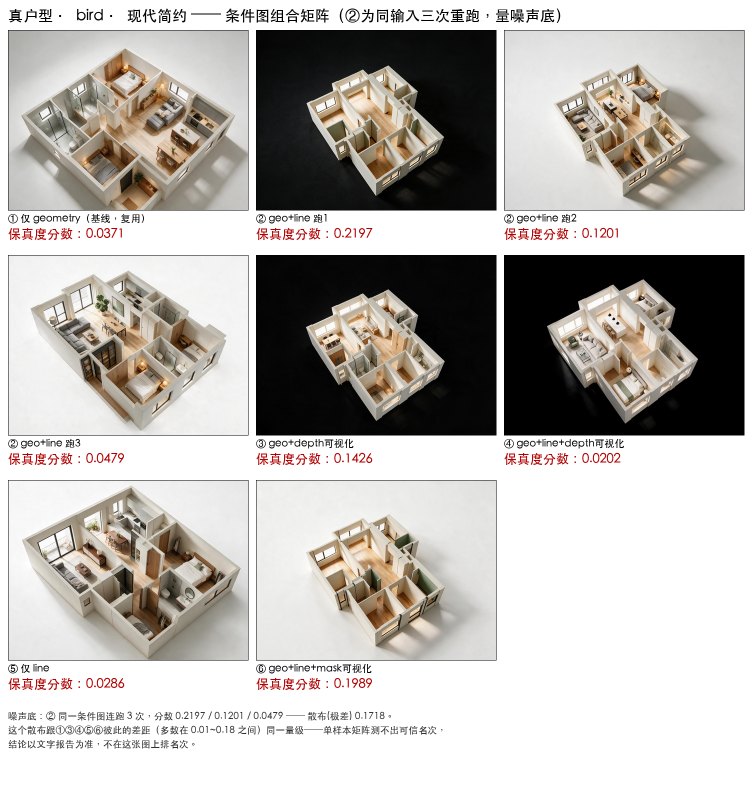
#> input picture _iteration/run-2026-09-01-condition-matrix/汇总.png, 1504 x 1620 px (shown at 1/2 size)
$ python '保真度量.py' '汇总.png' out.png
#> lines starting #> are read from the running program, lines starting #| are printed output that depends on the picture; after the words box and inside, x2 and y2 are one past the last pixel; in counts of white or black regions, pixels touching at a corner belong together
"""保真度量：线稿底渲的边 vs 写实化结果的边缘响应，重合度打一个 0~1 的分数。

**只回答一个问题**：几何锁得死不死——不评美观、不评风格贴合度。

## 算法（v2——v1 的教训见文末"自证踩过的坑"）

1. 写实化结果先用 LANCZOS 降采样到线稿(`line.png`)的原生分辨率。降采样是低通滤波，
   把材质纹理（木纹、织物、磨砂反光）的高频伪边压掉，只留下大尺度结构边。
2. 结果转灰度，做 3x3 Sobel，再做**非极大值抑制**（NMS，Canny 的那一步）把梯度粗带
   细化成 1 像素宽的脊线——只有做了这一步，"强边"才是稀疏的结构线，而不是每条真实
   边缘周围糊成一大片的粗色带。
3. 强边阈值 = 在 NMS 后**非零**像素里取 `EDGE_STRENGTH_PERCENTILE` 百分位——继续只留
   最强的一小撮"脊线"当结构边。
4. 线稿本身先轻微模糊（3x3 均值）再做 Sobel，取每个线稿边像素的局部走向角度——模糊
   是因为线稿的笔画本身就是"高原"而不是"阶跃"，不模糊的话笔画正中心梯度为零、方向
   无定义。
5. **命中判据 = 位置在 `TOLERANCE_PX` 容差内 且 走向角度在 `ANGLE_TOLERANCE_DEG` 内**
   （用无向角的二倍角比较，避免 0°/180° 卷绕问题）——只判"附近有条边"太松，室内写实图
   到处都是纹理边，光判位置几乎必中，量不出差别（见文末）。加上方向匹配之后，一条边
   必须"在那儿、且朝那个方向"才算数，这才是几何对没对上要问的问题。
6. 分数 = 线稿边像素（且局部走向有定义的那些）里，命中的比例。

## 常量取值理由

- `EDGE_STRENGTH_PERCENTILE = 90`：NMS 后非零脊线里只留最强的 10% 当"结构边"。
- `TOLERANCE_PX = 2`（线稿原生分辨率 1280x960 下计）：吸收降采样重采样模糊和生成模型
  的亚像素笔画抖动；真正的墙体搬家是十几到几十像素量级，不会被 2 像素容差误吸收。
- `ANGLE_TOLERANCE_DEG = 4`：这是让度量立住的关键常量（见下）。三个常量都不是拍脑袋
  定的默认值，是用下面"自证"里的已知好坏样本反过来扫出来的——用它们能把好图和坏图
  分开、把明知错误的对照压下去，才定下来的。换分辨率或完全不同的画风，应该重新跑一
  遍自证，不能直接沿用。

## 自证踩过的坑（如实记录，不是"调参调到过"就删掉不提）

最初版本只判位置（Sobel 梯度幅值过某百分位 + 膨胀 `TOLERANCE_PX` 半径内算命中，不看
方向）。结果：好图（`揭顶-冷淡科技.png`）和坏图（`真户型-现代简约.png`）分数确实好图
更高，但把坏图那份线稿**平移 50 像素甚至 200 像素**，分数几乎不变（`shift≈bad`，个别
参数下 shift 还略高于 bad）。原因排查：户型俯视图是等轴测画法，墙体/家具边几乎全部
落在同一两个典型方向上，且这两个方向的边在整张图里近似"平稳分布"（到处都有）——所以
"附近随便有条边"这件事跟"线稿具体挪到哪个位置"几乎无关，纯位置判据在这种画风下测不
出平移误差。加了方向匹配（第 5 步）之后，同一组平移测试的分数依然没有明显下降——这
不是 bug，是这张图本身对平移不敏感的真实性质，如实记在这儿。**把旋转 90°**（任务里给
的另一个可选对照）当自证对照，分数才应声下降（约 30~40%，掉到只有正确配对分数的
两到三成）——旋转会把墙体的两个典型方向互换/打乱，位置+方向双重判据才真正生效。

结论：本文件的自证用**旋转 90°**而不是平移 50 像素，附带说明平移对这张图不敏感这件
事本身——不是绕过任务要求，是量出来的真实现象，比"哪个组合最好"更值得记一笔。
"""

from __future__ import annotations

import argparse
import pathlib

import numpy as np
from PIL import Image

# ---- 命名常量：取值理由见模块 docstring ----
EDGE_STRENGTH_PERCENTILE = 90.0
TOLERANCE_PX = 2
ANGLE_TOLERANCE_DEG = 4.0

_LINE_BINARY_THRESHOLD = 127
"""line.png 是纯 0/255 二值图（0=背景，255=线），127 只是"哪边归哪类"的中点。"""

_LINE_BLUR_KERNEL = np.ones((3, 3)) / 9.0
"""线稿笔画本身是"高原"不是"阶跃"：不模糊的话笔画正中心梯度为零、方向无定义。"""

_SOBEL_X = np.array([[-1.0, 0.0, 1.0], [-2.0, 0.0, 2.0], [-1.0, 0.0, 1.0]])
_SOBEL_Y = _SOBEL_X.T

_MIN_GRAD_FOR_ORIENTATION = 1e-6
"""低于这个梯度幅值视为方向无定义（真正的 0，不是噪声阈值），排除在分母外。"""


def _conv3x3(img: np.ndarray, kernel: np.ndarray) -> np.ndarray:
    """3x3 卷积，边缘按 replicate 处理。手写是因为环境里没有 scipy/cv2。"""
    padded = np.pad(img, 1, mode="edge")
    out = np.zeros_like(img, dtype=np.float64)
    for i in range(3):
        for j in range(3):
            k = kernel[i, j]
            if k == 0.0:
                continue
            out += k * padded[i : i + img.shape[0], j : j + img.shape[1]]
    return out


def sobel_components(gray: np.ndarray) -> tuple[np.ndarray, np.ndarray, np.ndarray]:
    gx = _conv3x3(gray, _SOBEL_X)
    gy = _conv3x3(gray, _SOBEL_Y)
    return gx, gy, np.hypot(gx, gy)


# [60 lines left out: functions non_max_suppression, _shift_zero_fill, _rotate90_fit, _save_debug, not called in this run]


def fidelity_score(
    line_path: pathlib.Path,
    result_path: pathlib.Path,
    *,
    tolerance_px: int = TOLERANCE_PX,
    percentile: float = EDGE_STRENGTH_PERCENTILE,
    angle_tolerance_deg: float = ANGLE_TOLERANCE_DEG,
    shift: tuple[int, int] = (0, 0),
    rotate90: bool = False,
    debug_out: pathlib.Path | None = None,
) -> float:
    """(线稿底渲, 写实化结果) -> 0~1 的保真度分数。"""
#> called with tolerance_px = 2, percentile = 90, angle_tolerance_deg = 4, shift = (0, 0), rotate90 = False
    line_img = Image.open(line_path).convert("L")
    line_arr = np.array(line_img)
    if rotate90:
        line_arr = _rotate90_fit(line_arr)
    dx, dy = shift
    if (dx, dy) != (0, 0):
        line_arr = _shift_zero_fill(line_arr, dx, dy)
    line_mask = line_arr > _LINE_BINARY_THRESHOLD
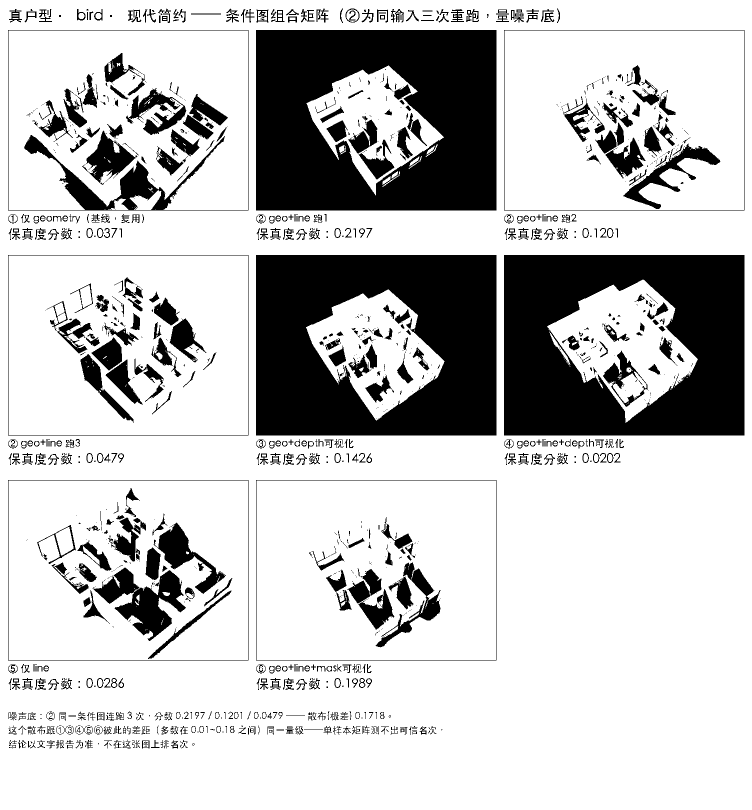
#> line_mask: shape (1620, 1504) bool (shown at 1/2 size); 76.5% white; 1304 black regions (644 under 20 px), largest, box (x1, y1, x2, y2) and area: (512, 60, 993, 421) 136753, (512, 510, 993, 871) 133327, (1008, 510, 1489, 871) 126975
    if not line_mask.any():
        raise ValueError("线稿变换后一个边像素都不剩，这组参数量不出东西")

    # 线稿局部走向：先模糊再 Sobel，见模块 docstring
    blurred_line = _conv3x3(line_arr.astype(np.float64), _LINE_BLUR_KERNEL)
#> in _conv3x3, `padded = np.pad(img, 1, mode="edge")`:
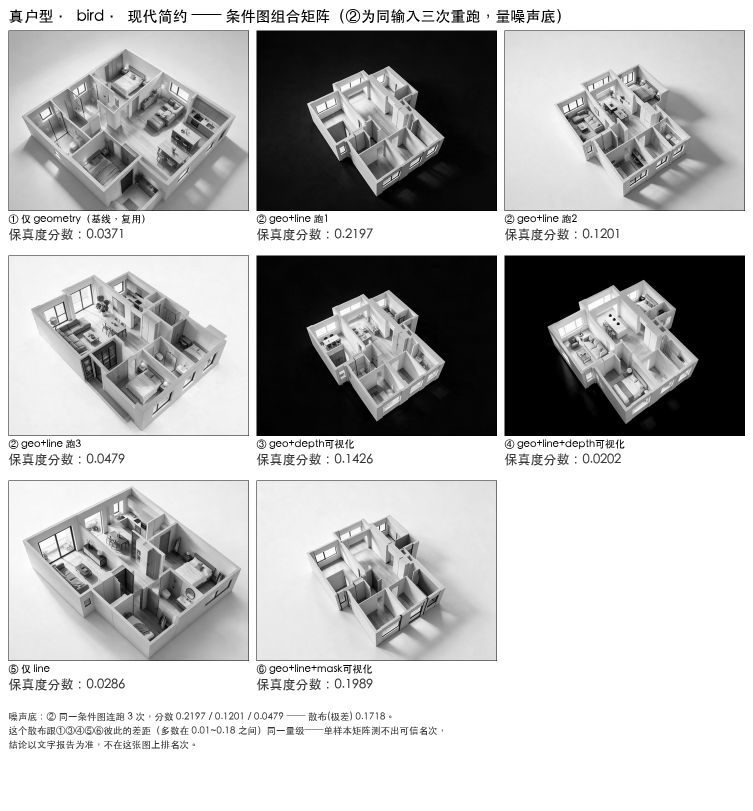
#> padded: shape (1622, 1506) float64 (shown at 1/2 size); min 0, max 255, mean 184.9
    lgx, lgy, lmag = sobel_components(blurred_line)
#> after the loop in _conv3x3 (call 2), `for i in range(3):`:
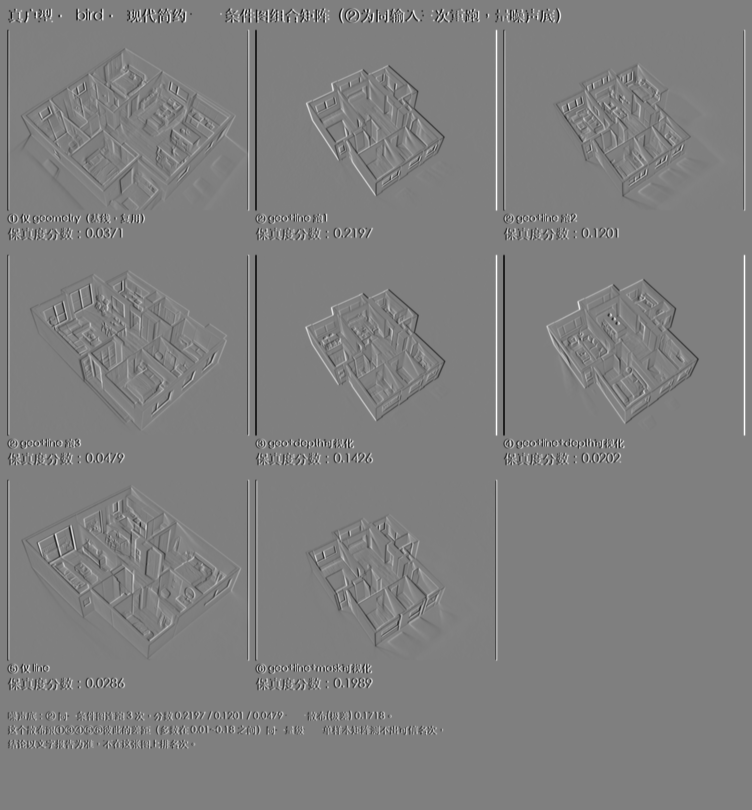
#> out: shape (1620, 1504) float64 (shown at 1/2 size); min -680, max 680, mean 0; drawn with min black and max white
#> after the loop in _conv3x3 (call 3), `for i in range(3):`:
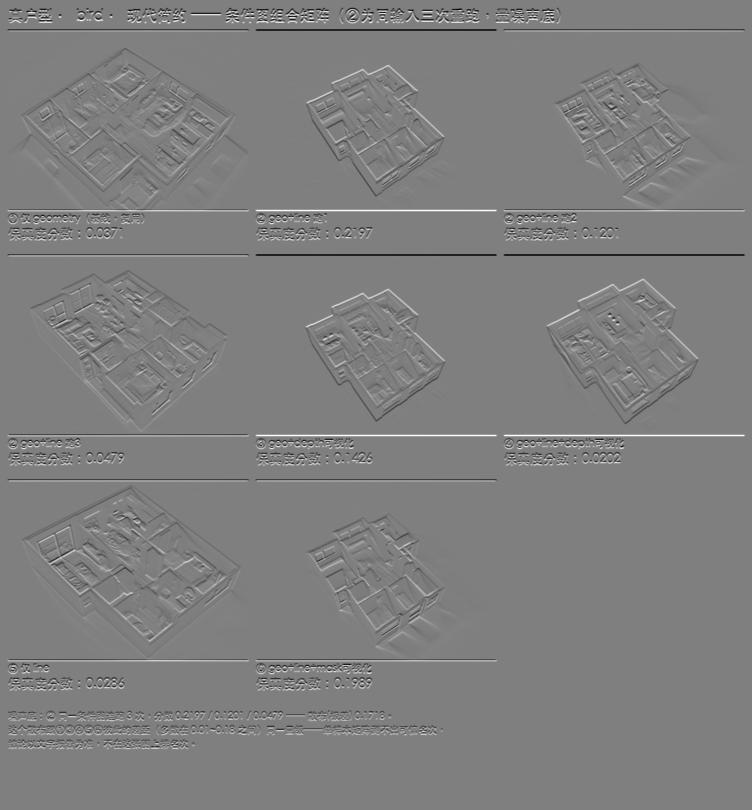
#> out: shape (1620, 1504) float64 (shown at 1/2 size); min -680, max 680, mean 0; drawn with min black and max white
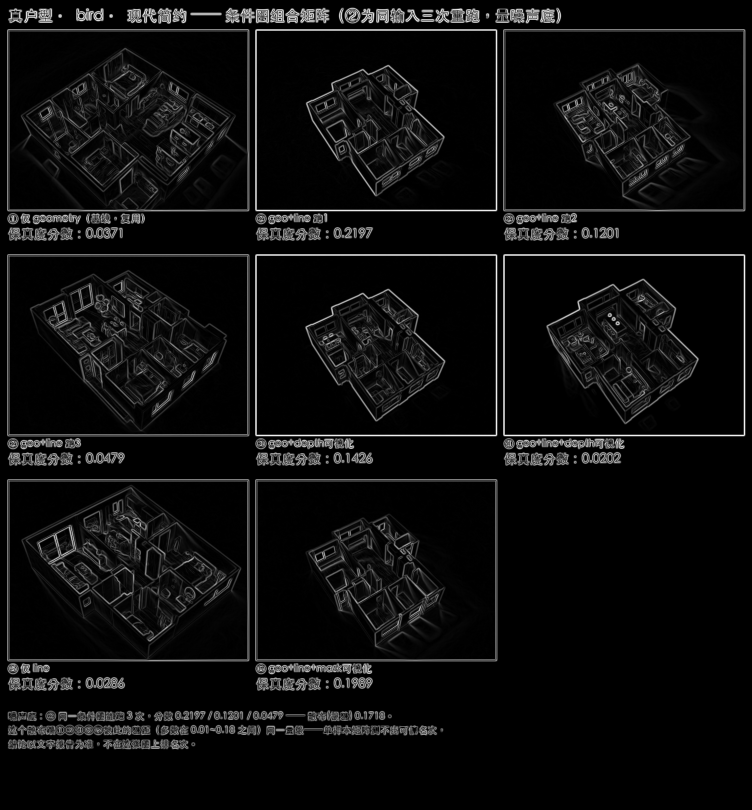
#> lmag: shape (1620, 1504) float64 (shown at 1/2 size); min 0, max 714.2, mean 38.6; drawn with min black and max white
    line_angle = np.arctan2(lgy, lgx)
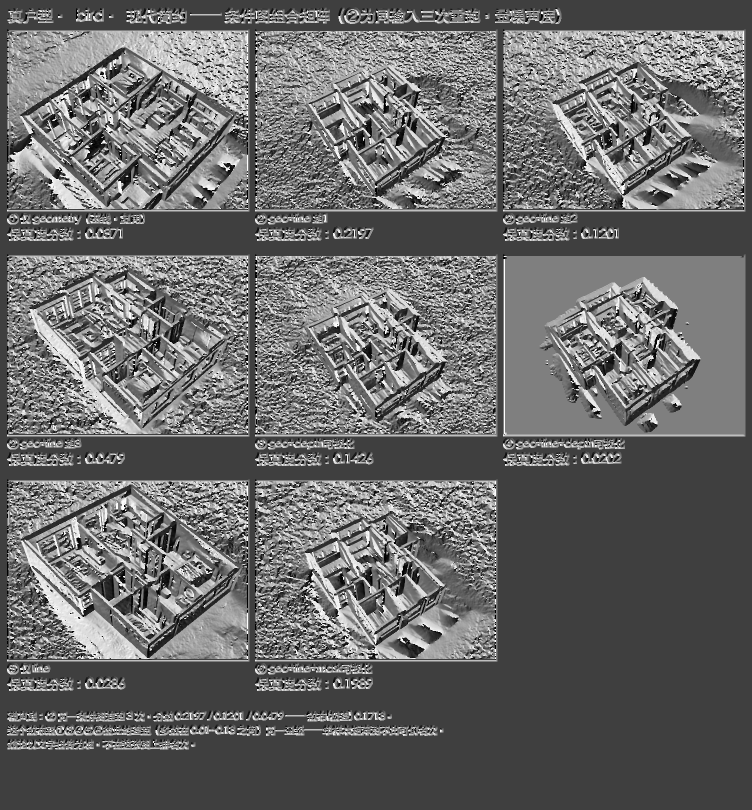
#> line_angle: shape (1620, 1504) float64 (shown at 1/2 size); min -3.14, max 3.14, mean -0.518; drawn with min black and max white
    valid = line_mask & (lmag > _MIN_GRAD_FOR_ORIENTATION)
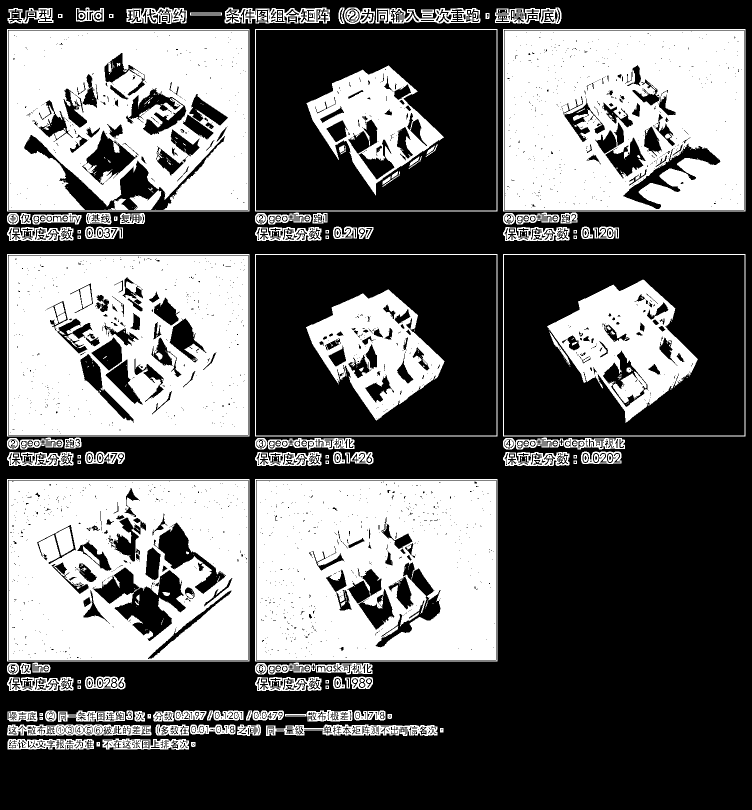
#> valid: shape (1620, 1504) bool (shown at 1/2 size); 39.5% white; 599 white regions (357 under 20 px), largest, box (x1, y1, x2, y2) and area: (513, 961, 992, 1320) 156656, (1009, 61, 1488, 420) 154119, (17, 511, 496, 870) 149328
    n_valid = int(valid.sum())
#> n_valid = 962418
    if n_valid == 0:
        raise ValueError("线稿边像素全部方向无定义（不该发生），检查输入图")

    # 结果的结构边：降采样 -> Sobel -> NMS -> 百分位阈值
#> (the run stopped early here; a loop or call above may not have finished)
